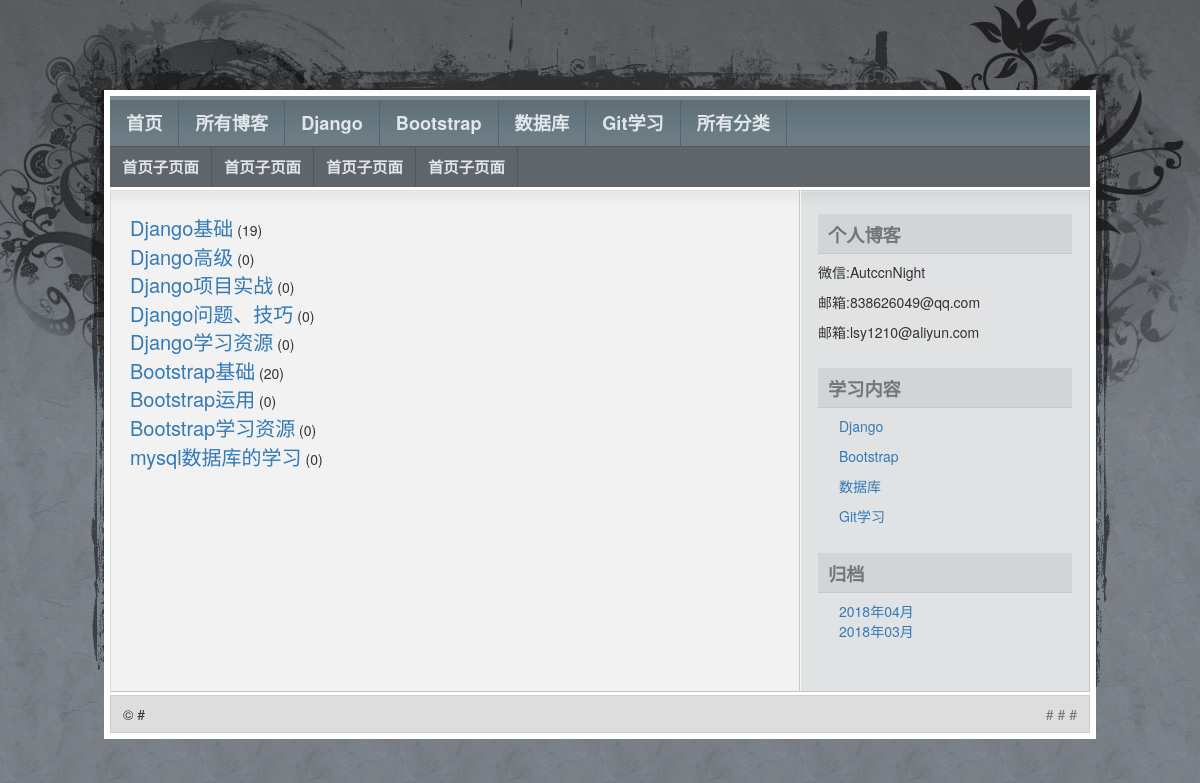
The app's page /blog/all_categorys.html/ with its own data.
### blog/models.py (models this page shows, shortened)
class BaseType(models.Model):
    type_name = models.CharField(max_length=50,verbose_name='类型名称')
    class Meta:
        verbose_name = "博客大类型"
        verbose_name_plural = verbose_name

class BlogType(models.Model):
    type_name = models.CharField(max_length=50,verbose_name='类型名称')
    base_type = models.ForeignKey(BaseType,null=True,on_delete = models.DO_NOTHING)
    class Meta:
        verbose_name = "博客细类型"
        verbose_name_plural = verbose_name

### blog/views.py (the view)
# urls.py: path('all_categorys.html/', views.all_categorys, name='all_categorys'),
def all_categorys(request):
    return render(request,'all_categorys.html',locals())

### blog/views.py (called while the page is built)
def gobal(request):
    base_types = BaseType.objects.all()
    ''' 获取所有的细分类'''
    all_categorys = BlogType.objects.all()
    ''
    ''' 获取大分类下的细分类'''
    ''' 获取所有的日期'''
    all_dates = Blog.objects.dates("created_time", 'month', order='DESC')
    ''' 获取所有的文章'''
    all_blogs = Blog.objects.all().order_by('-created_time')
    ''' 获取最近五篇文章'''
    recent_blogs = all_blogs[:5]
    '''dates(field, kind, order='ASC')三个参数为：字段，类型，和排序方法，ASC（正序）和DESC（倒序）'''
    all_dates = Blog.objects.dates("created_time", 'month', order='DESC')
    return locals()

### mysite/views.py (called while the page is built)
def gobal(request):
    base_types = BaseType.objects.all()
    ''' 获取所有的细分类'''
    all_categorys = BlogType.objects.all()
    ''' 获取所有的日期'''
    all_dates = Blog.objects.dates("created_time", 'month', order='DESC')
    ''' 获取所有的文章'''
    all_blogs = Blog.objects.all().order_by('-created_time')
    ''' 获取最近五篇文章'''
    recent_blogs = all_blogs[:5]
    '''dates(field, kind, order='ASC')三个参数为：字段，类型，和排序方法，ASC（正序）和DESC（倒序）'''
    all_dates = Blog.objects.dates("created_time", 'month', order='DESC')
    return locals()

### templates/all_categorys.html (shortened to what this page needs)
{% extends 'index.html' %}
{% load static from staticfiles %}
{% block left %}
    <div class="left" id="content_wrapper">
				<div id="content">
				{% for category in all_categorys %}
                <div>
                    <a href="{% url 'blog:category_blogs' category.pk %}"><span class="blogtitle">{{ category.type_name }}</span></a>&nbsp;({{ category.blog_set.count }})
                    <br>
                </div>
            	{% endfor %}
				</div>
			</div>
{% endblock %}

### templates/index.html (shortened to what this page needs)
{% load static from staticfiles %}
<!DOCTYPE html>
<html>
<head>
    <link rel="stylesheet" type="text/css" href="{% static 'css/style.css' %}" media="screen"/>
    <link rel="stylesheet" href="https://cdn.bootcss.com/bootstrap/3.3.7/css/bootstrap.min.css"
>
</head>
<body id="top">
<div id="layout_wrapper">
    <div id="layout_wrapper2">
        <div id="layout_wrapper3">
            <div id="layout_wrapper4">
                <div id="navigation">
                    <div id="nav">
                        <ul class="tabbed">
                            <li><a href="{% url 'home' %}">首页</a></li>
                            <li> <a href="{% url 'blog:blog_list' %}">所有博客</a>
                            </li>
                            {% for base in base_types %}
                            <li><a href="{% url 'blog:base_categorys' base.pk %}">{{base.type_name}}</a></li>
                            {% endfor %}
                            <li><a href="{% url 'blog:all_categorys' %}">所有分类</a></li>
                        </ul>
                    </div>
                    {% block sub %}
                        <div id="subnav">
                            <ul class="tabbed">
                                <li class="current_page_item"><a href="#">首页子页面</a></li>
                                <li><a href="#">首页子页面</a></li>
                                <li><a href="#">首页子页面</a></li>
                                <li><a href="#">首页子页面</a></li>
                            </ul>
                        </div>
                    {% endblock %}
                </div>
                <div id="main_wrapper">
                    <div id="main">
                        {% block left %}{% endblock %}
                        <div class="right" id="sidebar_wrapper">
                            <div id="sidebar">
                                <div class="box">
                                    <div class="box_title">个人博客</div>
                                    <div class="box_content">
                                        <p>微信:AutccnNight</p>
                                        <p>邮箱:838626049@qq.com</p>
                                        <p>邮箱:lsy1210@aliyun.com</p>
                                    </div>
                                </div>
                                <div class="box">
                                    <div class="box_title">学习内容</div>
                                    <div class="box_content">
                                        {% for base in base_types%}
                                        <ul>
                                            <li><a href="{% url 'blog:base_categorys' base.pk %}">{{ base.type_name}}</a></li>
                                        </ul>
                                         {% endfor %}
                                    </div>
                                </div>
                                <div class="box">
                                    <div class="box_title">归档</div>
                                    <div class="box_content">
                                        <ul>
                                            {% for date in all_dates %}
                                                <li>
                                                    <a href="{% url 'blog:archieve_blogs' date.year date.month %}">
                                                        {{ date|date:"Y年m月" }}</a>&nbsp;&nbsp;
                                                </li>
                                            {% endfor %}
                                        </ul>
                                    </div>
                                </div>
                            </div>
                        </div>
                    </div>
                </div>
                <div id="footer">
                    <div class="left">
                        &copy; #
                    </div>
                    <div class="right">
                        <a href="#">#</a> # <a href="#">#</a>
                    </div>
                </div>
            </div>
        </div>
    </div>
</div>
</body>
</html>

### static/css/style.css (style rules this page uses)
html, body, div, span, object, iframe, h1, h2, h3, h4, h5, h6, p, blockquote, pre, a, abbr, acronym, address, code, del, dfn, em, img, q, dl, dt, dd, ol, ul, li, fieldset, form, label, legend, table, caption, tbody, tfoot, thead, tr, th, td, textarea, input, select { margin: 0; padding: 0; border: 0; font-weight: inherit; font-style: inherit; font-size: 100%; font-family: inherit; vertical-align: baseline; }
html { height: 100%; padding-bottom: 1px; }
body { background: #797E84 url('img/body.jpg'); color: #444; font: normal 80% sans-serif; line-height: 1.5; }
p { margin-bottom: 1em; }
a { color: #357; text-decoration: underline; }
ul, ol { margin: 0 1.5em 1.5em 1.5em; }
ul { list-style-type: disc; }
ul.tabbed { display: inline; margin: 0; }
ul.tabbed li { float: left; list-style: none; margin: 0; }
.left,.alignleft { float: left; }
.right,.alignright { float: right; }
.box { margin-bottom: 0.6em; }
.box_title { background: #D2D5D8; border-bottom: 1px solid #C6C9CB; color: #70767A; font: bold 1.3em sans-serif; padding: 7px 10px 6px; }
.box_content { padding: 8px 0 8px; }
.box li:first-child { border-top: none; }
#layout_wrapper { background: url('img/layout_wrapper.jpg') repeat-x; padding-bottom: 16px; }
#layout_wrapper2 { background: url('img/layout_wrapper2.jpg') no-repeat center top; padding-top: 90px; }
#layout_wrapper3 { background: #FFF; margin: 0 auto; width: 992px; }
#layout_wrapper4 { padding: 6px; }
#navigation { background: #6E7D85 url('img/navigation.gif') repeat-x; margin-bottom: 3px; padding-top: 4px; }
#navigation a { color: #E0E6EA; display: block; font-weight: bold; text-decoration: none; }
#nav li { border-right: 1px solid #54646C; }
#nav a { font-size: 1.3em; padding: 10px 16px; }
#subnav { border-top: 1px solid #555A5F; background: #60656A; }
#subnav li { border-right: 1px solid #50555A; }
#subnav a { font-size: 1.1em; padding: 9px 12px; }
#main_wrapper { background: url('img/main_wrapper.gif') repeat-y; border-bottom: 1px solid #C3C4C1; margin-bottom: 3px; }
#main { background: url('img/main.gif') no-repeat; padding: 24px 0; }
#content_wrapper { width: 690px; }
#content { padding: 0 20px; }
#sidebar_wrapper { width: 290px; }
#sidebar { padding: 0 18px; }
#footer { background: #DDD; border: 1px solid #CCC; padding: 8px 12px; }
#footer .right, #footer .right a { color: #777; text-decoration: none; }

### templates/index.html (style rules this page uses)
li { list-style: none; }

### records on screen
BaseType: type_name "Django"
BaseType: type_name "Bootstrap"
BaseType: type_name "数据库"
BaseType: type_name "Git学习"
BlogType: type_name "Django基础", blog_set.count "19"
BlogType: type_name "Django高级", blog_set.count "0"
BlogType: type_name "Django项目实战", blog_set.count "0"
BlogType: type_name "Django问题、技巧", blog_set.count "0"
BlogType: type_name "Django学习资源", blog_set.count "0"
BlogType: type_name "Bootstrap基础", blog_set.count "20"
BlogType: type_name "Bootstrap运用", blog_set.count "0"
BlogType: type_name "Bootstrap学习资源", blog_set.count "0"
BlogType: type_name "mysql数据库的学习", blog_set.count "0"

### other values on screen
{{ date|date:"Y年m月" }} "2018年04月" "2018年03月"
